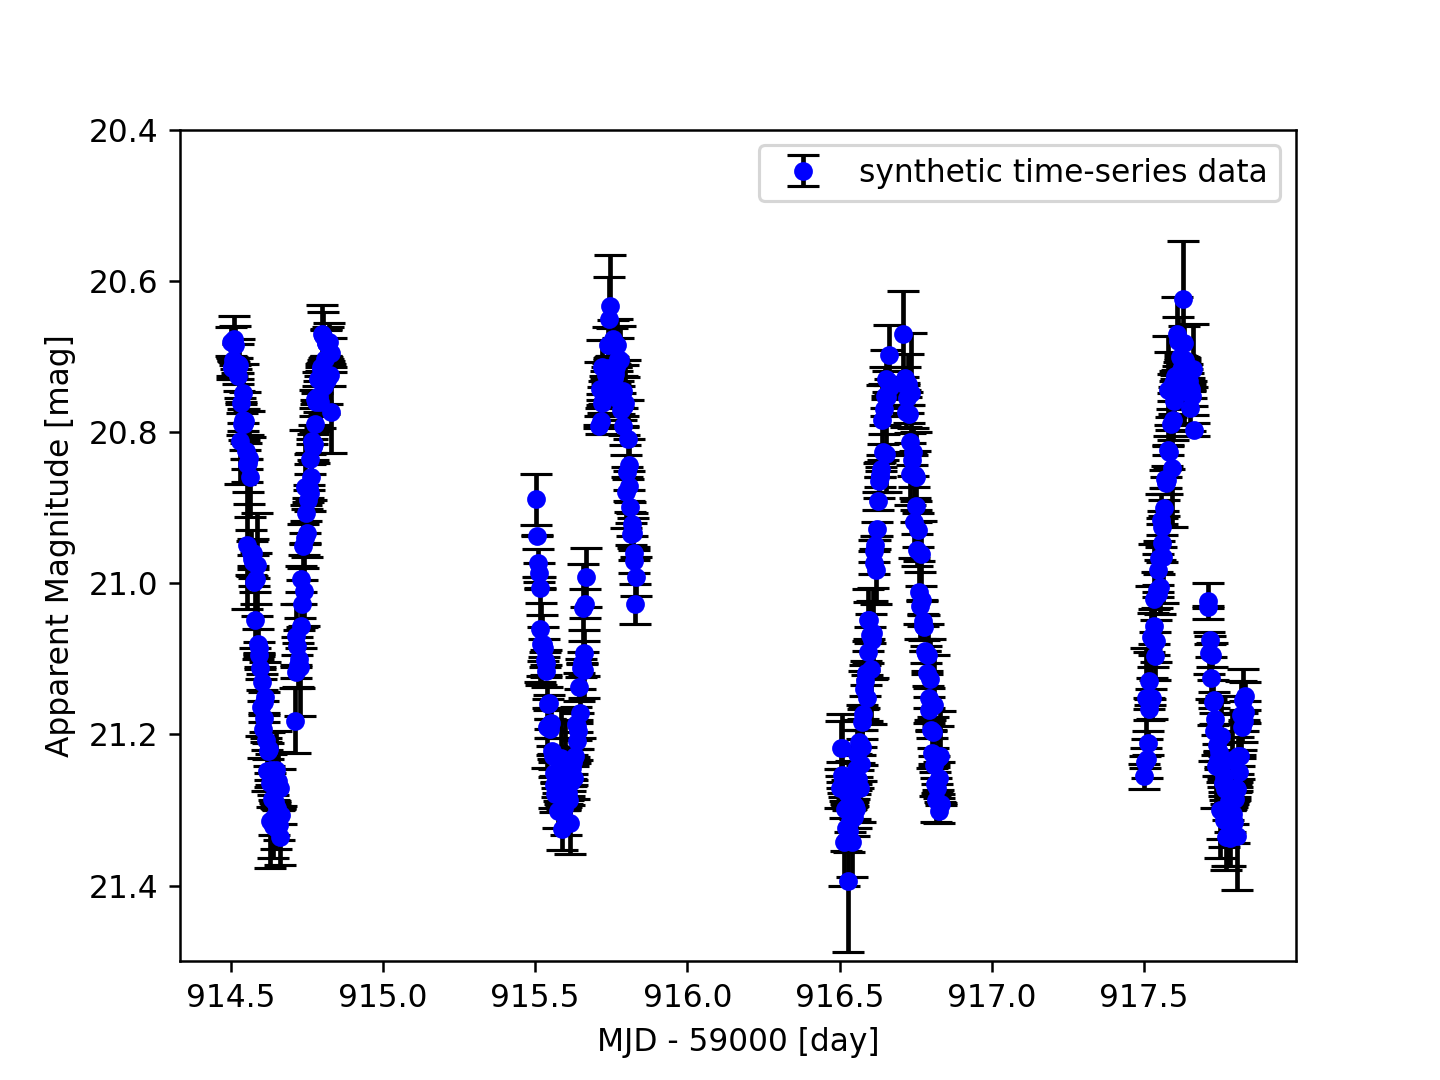

This figure's Python source:
#!/usr/pkg/bin/python3.9

#
# Time-stamp: <2022/11/27 20:13:07 (CST) daisuke>
#

# importing numpy module
import numpy

# importing matplotlib module
import matplotlib.figure
import matplotlib.backends.backend_agg

# data file name
file_input = 'ai202209_s11_01_00.data'

# output file name
file_output = 'ai202209_s11_01_01.png'

# empty numpy arrays for storing data
data_mjd = numpy.array ([])
data_mag = numpy.array ([])
data_err = numpy.array ([])

# opening file
with open (file_input, 'r') as fh:
    # reading file line-by-line
    for line in fh:
        # skipping line if the line starts with '#'
        if (line[0] == '#'):
            continue
        # removing line feed at the end of line
        line = line.strip ()
        # splitting data
        (datetime, mjd_str, mag_str, err_str) = line.split ()
        # conversion from string into float
        mjd = float (mjd_str)
        mag = float (mag_str)
        err = float (err_str)
        # appending the data at the end of numpy arrays
        data_mjd = numpy.append (data_mjd, mjd)
        data_mag = numpy.append (data_mag, mag)
        data_err = numpy.append (data_err, err)

# making objects "fig" and "ax"
fig    = matplotlib.figure.Figure ()
canvas = matplotlib.backends.backend_agg.FigureCanvasAgg (fig)
ax     = fig.add_subplot (111)

# labels
ax.set_xlabel ('MJD - 59000 [day]')
ax.set_ylabel ('Apparent Magnitude [mag]')

# range
ax.set_ylim (20.4, 21.5)
ax.invert_yaxis ()

# plotting data
ax.errorbar (data_mjd - 59000, data_mag, yerr=data_err, \
             linestyle='None', marker='o', markersize=5, color='blue', \
             ecolor='black', capsize=5, \
             label='synthetic time-series data')
ax.legend ()

# saving the plot into a file
fig.savefig (file_output, dpi=225)
